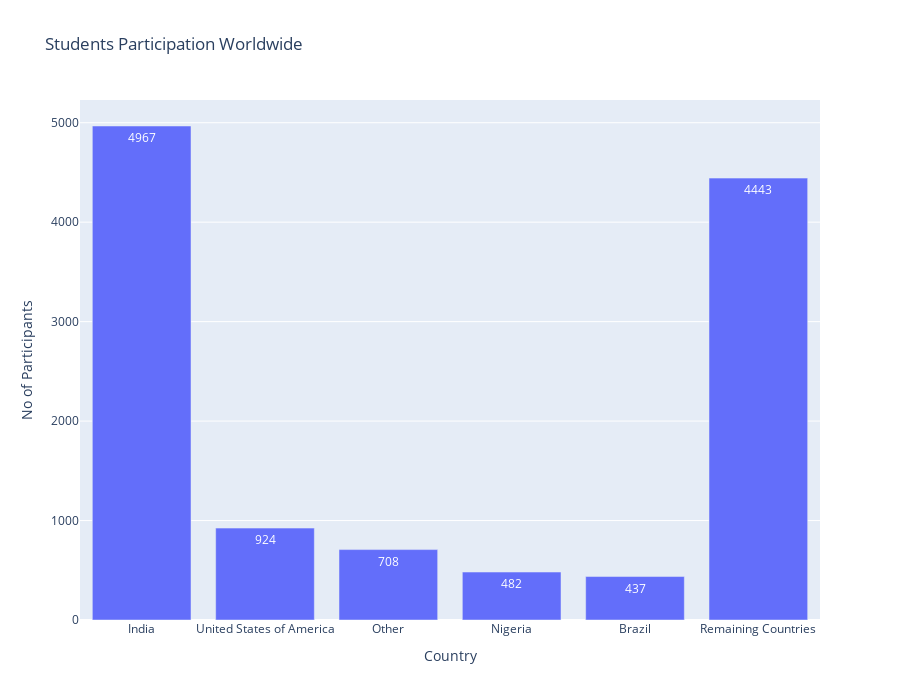
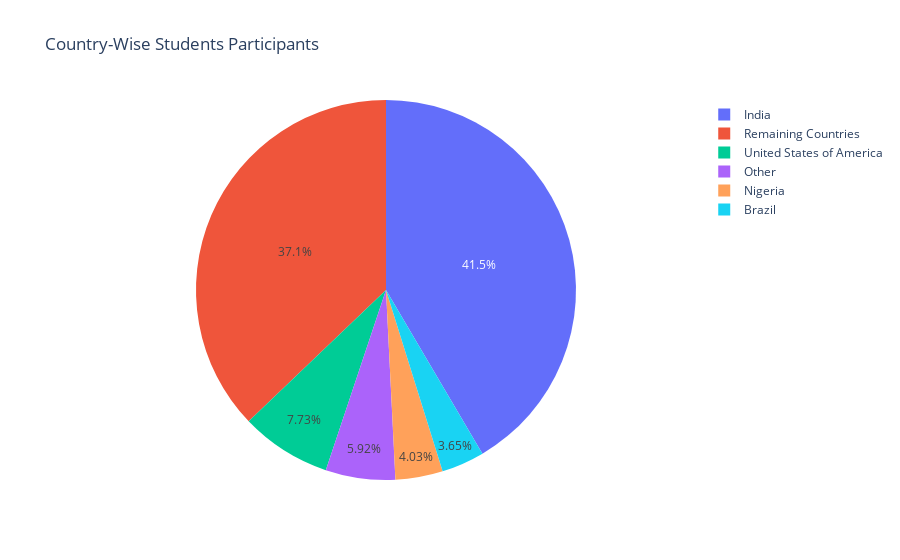

Source (notebook cell) for these figures, in order:
### Markdown cell above
## Surprised to know that 11961 (49.84%) Students participated in Survey. Thought that most of the  participants will be working professionals but looks like students are also being ready to jump start their career in data science.

### Code cell
dict1 = new_df[new_df['Q5']=='Yes']['Q4'].value_counts()[:5].to_dict()
dict1['Remaining Countries'] = new_df[new_df['Q5']=='Yes']['Q4'].value_counts()[5:].sum()

fig1 = px.bar(pd.DataFrame({'Country':dict1.keys(),'No of Participants':dict1.values()}), x='Country', y="No of Participants",text='No of Participants',barmode='group',
             height=700,title='Students Participation Worldwide')
fig1.show()

fig2 = px.pie(pd.DataFrame({'Country':dict1.keys(),'Participants':dict1.values()}), values='Participants',
             names='Country', title='Country-Wise Students Participants')

fig2.show()

### Figure 1 — Plotly figure (JSON) as saved in the notebook; plotly's stock layout.template omitted (floating-point values rounded to 4 significant figures)
{"data": [{"alignmentgroup": "True", "hovertemplate": "Country=%{x}<br>No of Participants=%{text}<extra></extra>", "legendgroup": "", "marker": {"color": "#636efa", "pattern": {"shape": ""}}, "name": "", "offsetgroup": "", "orientation": "v", "showlegend": false, "text": [4967.0, 924.0, 708.0, 482.0, 437.0, 4443.0], "textposition": "auto", "type": "bar", "x": ["India", "United States of America", "Other", "Nigeria", "Brazil", "Remaining Countries"], "xaxis": "x", "y": [4967, 924, 708, 482, 437, 4443], "yaxis": "y"}], "layout": {"barmode": "group", "height": 700, "legend": {"tracegroupgap": 0}, "title": {"text": "Students Participation Worldwide"}, "xaxis": {"anchor": "y", "domain": [0.0, 1.0], "title": {"text": "Country"}}, "yaxis": {"anchor": "x", "domain": [0.0, 1.0], "title": {"text": "No of Participants"}}}}

### Figure 2 — Plotly figure (JSON) as saved in the notebook; plotly's stock layout.template omitted (floating-point values rounded to 4 significant figures)
{"data": [{"domain": {"x": [0.0, 1.0], "y": [0.0, 1.0]}, "hovertemplate": "Country=%{label}<br>Participants=%{value}<extra></extra>", "labels": ["India", "United States of America", "Other", "Nigeria", "Brazil", "Remaining Countries"], "legendgroup": "", "name": "", "showlegend": true, "type": "pie", "values": [4967, 924, 708, 482, 437, 4443]}], "layout": {"legend": {"tracegroupgap": 0}, "title": {"text": "Country-Wise Students Participants"}}}
